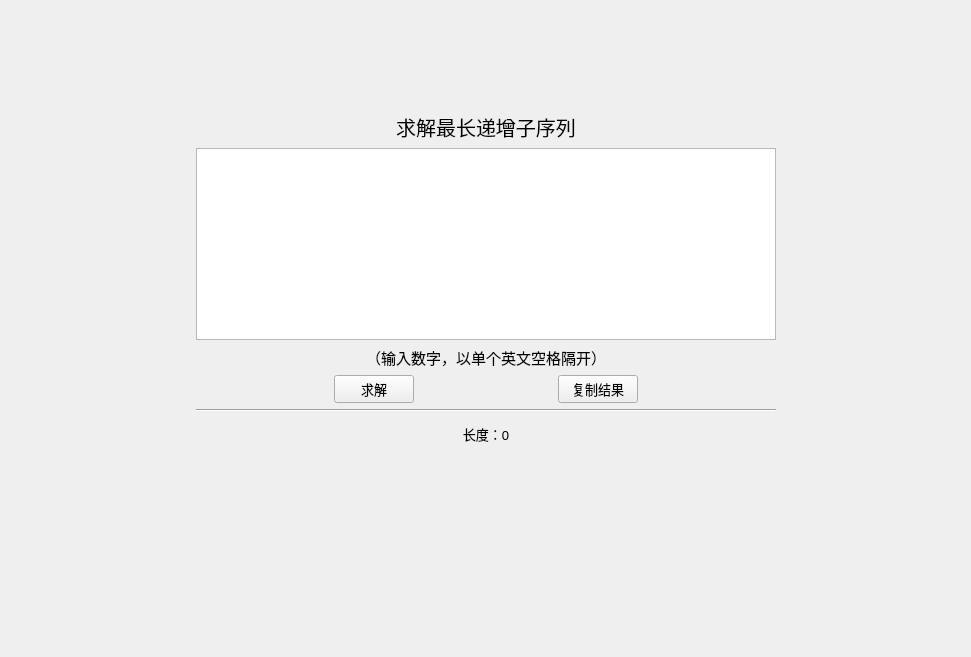
<?xml version="1.0" encoding="UTF-8"?>
<ui version="4.0">
 <class>Widget</class>
 <widget class="QWidget" name="Widget">
  <property name="geometry">
   <rect>
    <x>0</x>
    <y>0</y>
    <width>971</width>
    <height>657</height>
   </rect>
  </property>
  <property name="windowTitle">
   <string>Widget</string>
  </property>
  <layout class="QGridLayout" name="gridLayout">
   <item row="0" column="1">
    <spacer name="verticalSpacer">
     <property name="orientation">
      <enum>Qt::Vertical</enum>
     </property>
     <property name="sizeHint" stdset="0">
      <size>
       <width>20</width>
       <height>91</height>
      </size>
     </property>
    </spacer>
   </item>
   <item row="1" column="0">
    <spacer name="horizontalSpacer_5">
     <property name="orientation">
      <enum>Qt::Horizontal</enum>
     </property>
     <property name="sizeHint" stdset="0">
      <size>
       <width>174</width>
       <height>20</height>
      </size>
     </property>
    </spacer>
   </item>
   <item row="1" column="1">
    <layout class="QVBoxLayout" name="verticalLayout">
     <item>
      <widget class="QLabel" name="label">
       <property name="font">
        <font>
         <pointsize>15</pointsize>
        </font>
       </property>
       <property name="text">
        <string>求解最长递增子序列</string>
       </property>
       <property name="alignment">
        <set>Qt::AlignCenter</set>
       </property>
      </widget>
     </item>
     <item>
      <widget class="QTextEdit" name="textEdit">
       <property name="minimumSize">
        <size>
         <width>580</width>
         <height>0</height>
        </size>
       </property>
       <property name="font">
        <font>
         <pointsize>10</pointsize>
        </font>
       </property>
      </widget>
     </item>
     <item>
      <widget class="QLabel" name="label_2">
       <property name="font">
        <font>
         <pointsize>11</pointsize>
        </font>
       </property>
       <property name="text">
        <string>（输入数字，以单个英文空格隔开）</string>
       </property>
       <property name="alignment">
        <set>Qt::AlignCenter</set>
       </property>
      </widget>
     </item>
     <item>
      <layout class="QHBoxLayout" name="horizontalLayout">
       <item>
        <spacer name="horizontalSpacer_3">
         <property name="orientation">
          <enum>Qt::Horizontal</enum>
         </property>
         <property name="sizeHint" stdset="0">
          <size>
           <width>40</width>
           <height>20</height>
          </size>
         </property>
        </spacer>
       </item>
       <item>
        <widget class="QPushButton" name="solveButton">
         <property name="font">
          <font>
           <pointsize>10</pointsize>
          </font>
         </property>
         <property name="text">
          <string>求解</string>
         </property>
        </widget>
       </item>
       <item>
        <spacer name="horizontalSpacer">
         <property name="orientation">
          <enum>Qt::Horizontal</enum>
         </property>
         <property name="sizeHint" stdset="0">
          <size>
           <width>40</width>
           <height>20</height>
          </size>
         </property>
        </spacer>
       </item>
       <item>
        <widget class="QPushButton" name="copyButton">
         <property name="font">
          <font>
           <pointsize>10</pointsize>
          </font>
         </property>
         <property name="text">
          <string>复制结果</string>
         </property>
        </widget>
       </item>
       <item>
        <spacer name="horizontalSpacer_4">
         <property name="orientation">
          <enum>Qt::Horizontal</enum>
         </property>
         <property name="sizeHint" stdset="0">
          <size>
           <width>40</width>
           <height>20</height>
          </size>
         </property>
        </spacer>
       </item>
      </layout>
     </item>
     <item>
      <widget class="Line" name="line">
       <property name="orientation">
        <enum>Qt::Horizontal</enum>
       </property>
      </widget>
     </item>
     <item>
      <widget class="QLabel" name="lengthLabel">
       <property name="minimumSize">
        <size>
         <width>0</width>
         <height>31</height>
        </size>
       </property>
       <property name="font">
        <font>
         <pointsize>10</pointsize>
        </font>
       </property>
       <property name="text">
        <string>长度：0</string>
       </property>
       <property name="alignment">
        <set>Qt::AlignCenter</set>
       </property>
      </widget>
     </item>
     <item>
      <widget class="QLabel" name="resultLabel">
       <property name="minimumSize">
        <size>
         <width>0</width>
         <height>90</height>
        </size>
       </property>
       <property name="text">
        <string/>
       </property>
       <property name="alignment">
        <set>Qt::AlignHCenter|Qt::AlignTop</set>
       </property>
      </widget>
     </item>
    </layout>
   </item>
   <item row="1" column="2">
    <spacer name="horizontalSpacer_6">
     <property name="orientation">
      <enum>Qt::Horizontal</enum>
     </property>
     <property name="sizeHint" stdset="0">
      <size>
       <width>173</width>
       <height>20</height>
      </size>
     </property>
    </spacer>
   </item>
   <item row="2" column="1">
    <spacer name="verticalSpacer_2">
     <property name="orientation">
      <enum>Qt::Vertical</enum>
     </property>
     <property name="sizeHint" stdset="0">
      <size>
       <width>20</width>
       <height>91</height>
      </size>
     </property>
    </spacer>
   </item>
  </layout>
 </widget>
 <layoutdefault spacing="6" margin="11"/>
 <resources/>
 <connections/>
</ui>
